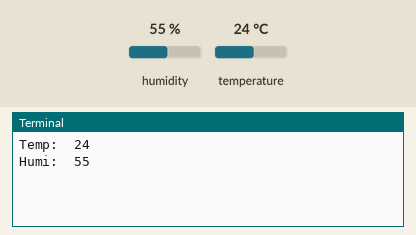
Simulated run of this program. Board: Raspberry Pi (BCM pin numbers). On the bench: the last lines printed to the terminal. The inputs (shaded band) are chosen by the test bench; at power-on: humidity 55 %, temperature 24 °C.

Above: at 1.2 s.
1.3 s: humidity set to 22 %
At 2.5 s:
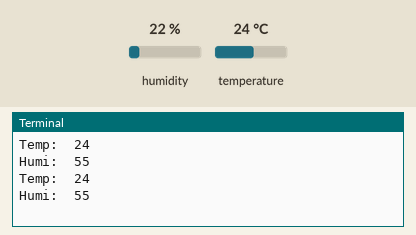
3.0 s: temperature set to 12 °C
At 4.5 s:
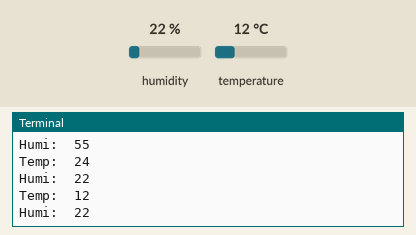
4.7 s: humidity set to 40 %
At 6.3 s:
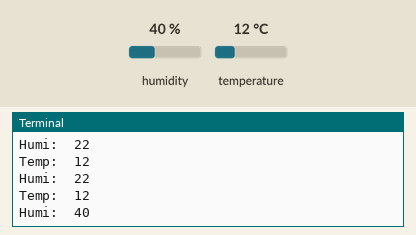
Timing chart, 0 to 7.8 s (numbered marks = the images above; inputs shaded):
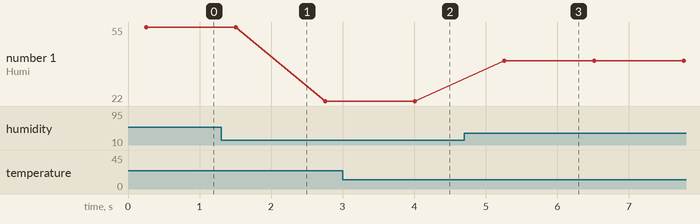

Measured:
- after the input at 3.0 s, the terminal: prints a new line after 1.0 s (image 2)
- after the input at 4.7 s, the terminal: prints a new line after 0.56 s (image 3)
- plotted number 1: 55 → 22 after the input at 1.3 s, 22 → 40 after the input at 4.7 s

The program:

dht11.py
```python
#pip install adafruit-circuitpython-dht
# sudo api install libgpiod2

import RPi.GPIO as GPIO
import time
import adafruit_dht
import board

dhtPin = 23

#GPIO.cleanup()
GPIO.setmode(GPIO.BCM)

#GPIO.setup(dhtPin, GPIO.IN)

dht = adafruit_dht.DHT11(board.D23)

while True:
	try:
		temperature = dht.temperature
		humidity = dht.humidity
		print("Temp: ",temperature)
		print("Humi: ",humidity)
		time.sleep(1)

	except RuntimeError as error:
		print(error.args[0])

	except KeyboardInterrupt:
		#GPIO.cleanup()
		break

dhtPin.exit()
```
